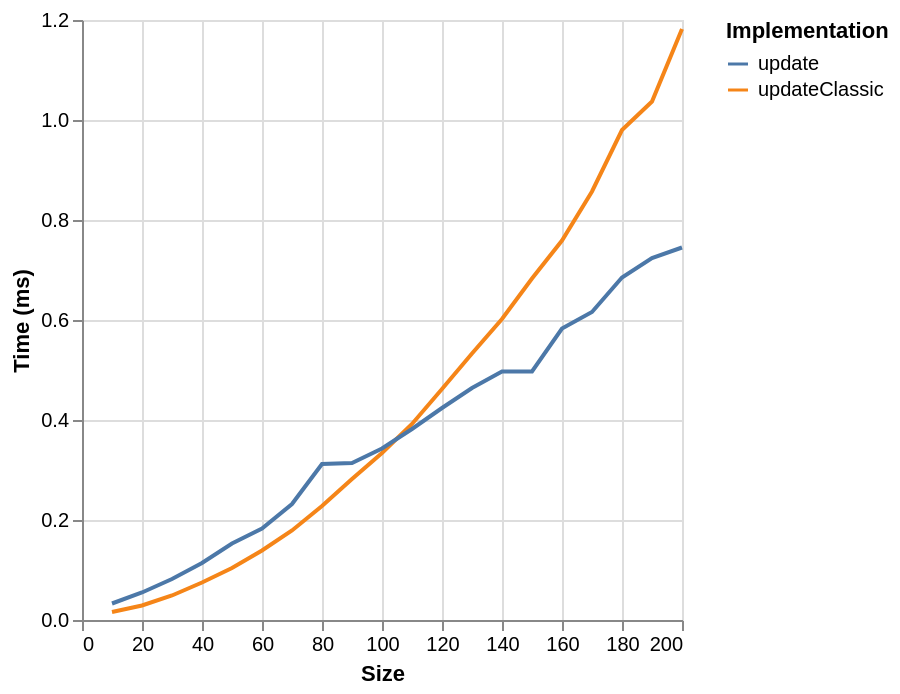

This figure's Vega-Lite source:
### Vega specification from a JSON file in a GitHub repository (floating-point values rounded to 4 significant figures)
{"$schema": "https://vega.github.io/schema/vega/v6.json", "background": "white", "padding": 5, "width": 300, "height": 300, "style": "cell", "data": [{"name": "source_0", "values": [{"ms": 0.016, "series": "updateClassic", "size": 10}, {"ms": 0.029, "series": "updateClassic", "size": 20}, {"ms": 0.049, "series": "updateClassic", "size": 30}, {"ms": 0.075, "series": "updateClassic", "size": 40}, {"ms": 0.104, "series": "updateClassic", "size": 50}, {"ms": 0.139, "series": "updateClassic", "size": 60}, {"ms": 0.179, "series": "updateClassic", "size": 70}, {"ms": 0.228, "series": "updateClassic", "size": 80}, {"ms": 0.282, "series": "updateClassic", "size": 90}, {"ms": 0.334, "series": "updateClassic", "size": 100}, {"ms": 0.392, "series": "updateClassic", "size": 110}, {"ms": 0.462, "series": "updateClassic", "size": 120}, {"ms": 0.533, "series": "updateClassic", "size": 130}, {"ms": 0.602, "series": "updateClassic", "size": 140}, {"ms": 0.683, "series": "updateClassic", "size": 150}, {"ms": 0.759, "series": "updateClassic", "size": 160}, {"ms": 0.857, "series": "updateClassic", "size": 170}, {"ms": 0.98, "series": "updateClassic", "size": 180}, {"ms": 1.037, "series": "updateClassic", "size": 190}, {"ms": 1.182, "series": "updateClassic", "size": 200}, {"ms": 0.033, "series": "update", "size": 10}, {"ms": 0.055, "series": "update", "size": 20}, {"ms": 0.082, "series": "update", "size": 30}, {"ms": 0.114, "series": "update", "size": 40}, {"ms": 0.153, "series": "update", "size": 50}, {"ms": 0.183, "series": "update", "size": 60}, {"ms": 0.232, "series": "update", "size": 70}, {"ms": 0.312, "series": "update", "size": 80}, {"ms": 0.314, "series": "update", "size": 90}, {"ms": 0.343, "series": "update", "size": 100}, {"ms": 0.382, "series": "update", "size": 110}, {"ms": 0.424, "series": "update", "size": 120}, {"ms": 0.464, "series": "update", "size": 130}, {"ms": 0.497, "series": "update", "size": 140}, {"ms": 0.497, "series": "update", "size": 150}, {"ms": 0.583, "series": "update", "size": 160}, {"ms": 0.616, "series": "update", "size": 170}, {"ms": 0.685, "series": "update", "size": 180}, {"ms": 0.724, "series": "update", "size": 190}, {"ms": 0.745, "series": "update", "size": 200}]}, {"name": "data_0", "source": "source_0", "transform": [{"type": "formula", "expr": "toNumber(datum[\"size\"])", "as": "size"}]}], "marks": [{"name": "pathgroup", "type": "group", "from": {"facet": {"name": "faceted_path_main", "data": "data_0", "groupby": ["series"]}}, "encode": {"update": {"width": {"field": {"group": "width"}}, "height": {"field": {"group": "height"}}}}, "marks": [{"name": "marks", "type": "line", "style": ["line"], "sort": {"field": "x"}, "from": {"data": "faceted_path_main"}, "encode": {"update": {"stroke": {"scale": "color", "field": "series"}, "description": {"signal": "\"Size: \" + (format(datum[\"size\"], \"\")) + \"; Time (ms): \" + (format(datum[\"ms\"], \"\")) + \"; series: \" + (isValid(datum[\"series\"]) ? isArray(datum[\"series\"]) ? join(datum[\"series\"], ' ') : datum[\"series\"] : \"\"+datum[\"series\"])"}, "x": {"scale": "x", "field": "size"}, "y": {"scale": "y", "field": "ms"}, "defined": {"signal": "isValid(datum[\"size\"]) && isFinite(+datum[\"size\"]) && isValid(datum[\"ms\"]) && isFinite(+datum[\"ms\"])"}}}}]}], "scales": [{"name": "x", "type": "linear", "domain": {"data": "data_0", "field": "size"}, "range": [0, {"signal": "width"}], "nice": true, "zero": false}, {"name": "y", "type": "linear", "domain": {"data": "data_0", "field": "ms"}, "range": [{"signal": "height"}, 0], "nice": true, "zero": true}, {"name": "color", "type": "ordinal", "domain": {"data": "data_0", "field": "series", "sort": true}, "range": "category"}], "axes": [{"scale": "x", "orient": "bottom", "gridScale": "y", "grid": true, "tickCount": {"signal": "ceil(width/40)"}, "domain": false, "labels": false, "aria": false, "maxExtent": 0, "minExtent": 0, "ticks": false, "zindex": 0}, {"scale": "y", "orient": "left", "gridScale": "x", "grid": true, "tickCount": {"signal": "ceil(height/40)"}, "domain": false, "labels": false, "aria": false, "maxExtent": 0, "minExtent": 0, "ticks": false, "zindex": 0}, {"scale": "x", "orient": "bottom", "grid": false, "title": "Size", "labelFlush": true, "labelOverlap": true, "tickCount": {"signal": "ceil(width/40)"}, "zindex": 0}, {"scale": "y", "orient": "left", "grid": false, "title": "Time (ms)", "labelOverlap": true, "tickCount": {"signal": "ceil(height/40)"}, "zindex": 0}], "legends": [{"orient": "right", "symbolLimit": 30, "title": "Implementation", "stroke": "color", "symbolType": "stroke"}]}
